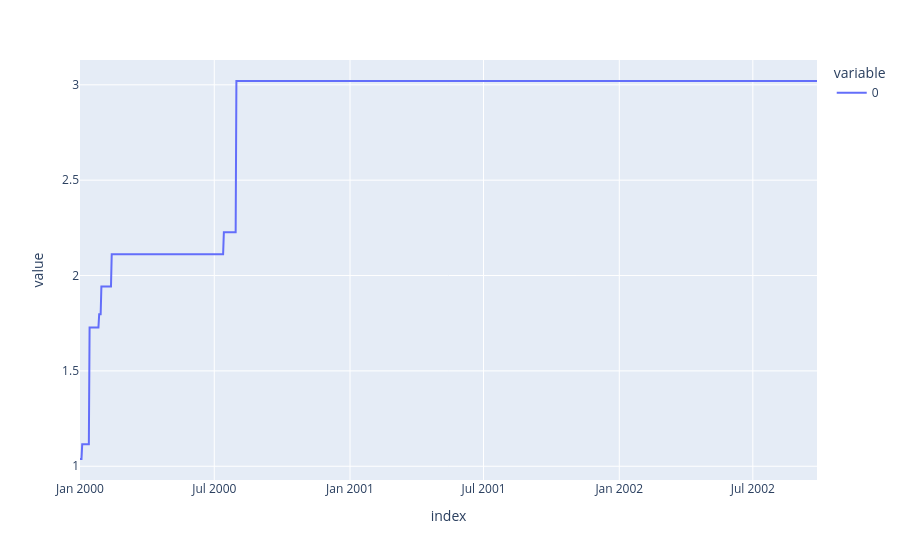

Here is the notebook cell this chart was saved with:
### Markdown cell above
### Ploting

### Code cell
pser = pd.Series(np.random.randn(1000), index=pd.date_range('1/1/2000', periods=1000))
psser = ps.Series(pser)
psser = psser.cummax()
psser.plot()

### Figure 1 — Plotly figure (JSON) as saved in the notebook; plotly's stock layout.template omitted (floating-point values rounded to 4 significant figures; data arrays with more than 128 entries replaced by an {"elided": "..."} marker saying what was removed)
{"data": [{"hovertemplate": "variable=0<br>index=%{x}<br>value=%{y}<extra></extra>", "legendgroup": "0", "line": {"color": "#636efa", "dash": "solid"}, "marker": {"symbol": "circle"}, "mode": "lines", "name": "0", "orientation": "v", "showlegend": true, "type": "scatter", "x": {"elided": "1000 str values"}, "xaxis": "x", "y": {"elided": "1000 float values"}, "yaxis": "y"}], "layout": {"legend": {"title": {"text": "variable"}, "tracegroupgap": 0}, "margin": {"t": 60}, "xaxis": {"anchor": "y", "domain": [0, 1], "title": {"text": "index"}}, "yaxis": {"anchor": "x", "domain": [0, 1], "title": {"text": "value"}}}}
